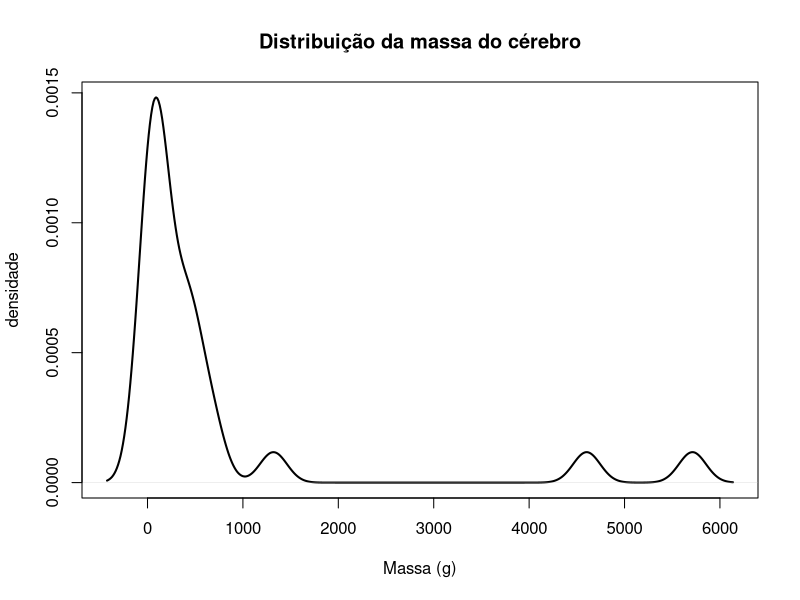

Recreate this plot in R.
library (readxl)
cc <- readxl::read_excel("CorpoCerebro.xlsx")

d.cerebro <- density(cc$Cerebro)
txtun <- "g"
plot (d.cerebro, type="l", 
      main="Distribuição da massa do cérebro",
      xlab=paste("Massa (",txtun,")",sep=""), 
      ylab="densidade", 
      lty=1, lwd=2)
cat("Verificação:\n")
cat("  média = ", round(mean(cc$Cerebro, na.rm=TRUE),6),"\n", sep="")
cat("  dp = ", round(sd(cc$Cerebro, na.rm=TRUE),6),"\n", sep="")
